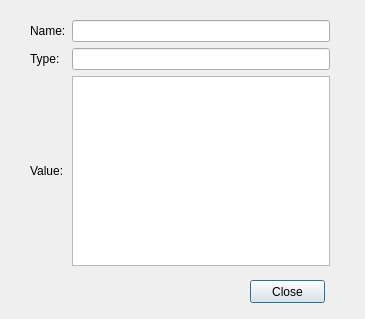
<?xml version="1.0" encoding="UTF-8"?>
<ui version="4.0">
 <class>ResultDetailDialog</class>
 <widget class="QDialog" name="ResultDetailDialog">
  <property name="geometry">
   <rect>
    <x>0</x>
    <y>0</y>
    <width>365</width>
    <height>319</height>
   </rect>
  </property>
  <property name="windowTitle">
   <string>Dialog</string>
  </property>
  <widget class="QPushButton" name="closePushButton">
   <property name="geometry">
    <rect>
     <x>250</x>
     <y>280</y>
     <width>75</width>
     <height>23</height>
    </rect>
   </property>
   <property name="text">
    <string>Close</string>
   </property>
  </widget>
  <widget class="QWidget" name="">
   <property name="geometry">
    <rect>
     <x>30</x>
     <y>20</y>
     <width>300</width>
     <height>246</height>
    </rect>
   </property>
   <layout class="QGridLayout" name="gridLayout">
    <item row="0" column="1">
     <widget class="QLineEdit" name="nameLineEdit"/>
    </item>
    <item row="0" column="0">
     <widget class="QLabel" name="label">
      <property name="text">
       <string>Name:</string>
      </property>
     </widget>
    </item>
    <item row="1" column="0">
     <widget class="QLabel" name="label_2">
      <property name="text">
       <string>Type:</string>
      </property>
     </widget>
    </item>
    <item row="1" column="1">
     <widget class="QLineEdit" name="typeLineEdit"/>
    </item>
    <item row="2" column="0">
     <widget class="QLabel" name="label_3">
      <property name="text">
       <string>Value:</string>
      </property>
     </widget>
    </item>
    <item row="2" column="1">
     <widget class="QTextEdit" name="valueTextEdit"/>
    </item>
   </layout>
  </widget>
 </widget>
 <resources/>
 <connections/>
</ui>
